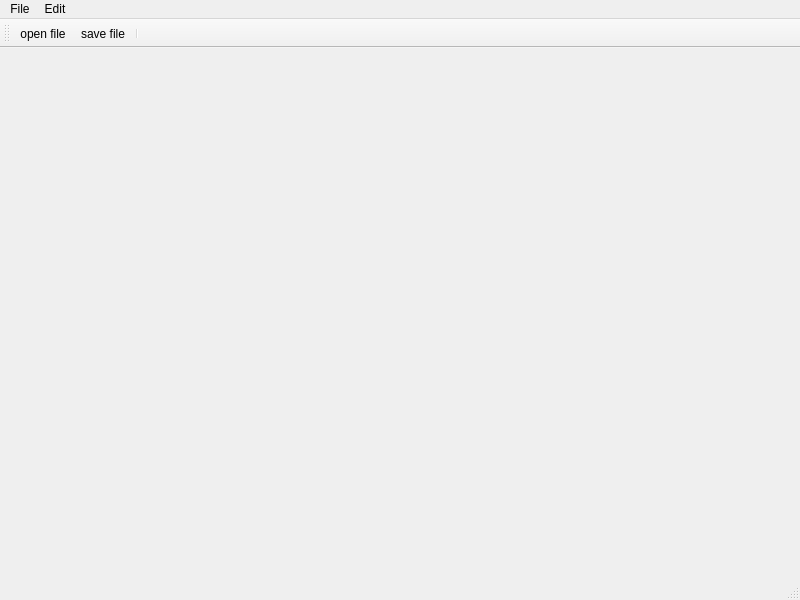
<?xml version="1.0" encoding="UTF-8"?>
<ui version="4.0">
 <class>MainWindow</class>
 <widget class="QMainWindow" name="MainWindow">
  <property name="geometry">
   <rect>
    <x>0</x>
    <y>0</y>
    <width>800</width>
    <height>600</height>
   </rect>
  </property>
  <property name="windowTitle">
   <string>MainWindow</string>
  </property>
  <widget class="ChessView" name="centralwidget"/>
  <widget class="QMenuBar" name="menubar">
   <property name="geometry">
    <rect>
     <x>0</x>
     <y>0</y>
     <width>800</width>
     <height>22</height>
    </rect>
   </property>
   <widget class="QMenu" name="menuFile">
    <property name="title">
     <string>File</string>
    </property>
    <addaction name="actionLoad_Chessboard"/>
    <addaction name="actionSave_Chessboard"/>
   </widget>
   <widget class="QMenu" name="menuEdit">
    <property name="title">
     <string>Edit</string>
    </property>
    <addaction name="actionEdit_Chess_Dialog"/>
   </widget>
   <addaction name="menuFile"/>
   <addaction name="menuEdit"/>
  </widget>
  <widget class="QStatusBar" name="statusbar"/>
  <widget class="QToolBar" name="toolBar">
   <property name="windowTitle">
    <string>toolBar</string>
   </property>
   <attribute name="toolBarArea">
    <enum>TopToolBarArea</enum>
   </attribute>
   <attribute name="toolBarBreak">
    <bool>false</bool>
   </attribute>
   <addaction name="actionopen_file"/>
   <addaction name="actionsave_file"/>
   <addaction name="separator"/>
  </widget>
  <action name="actionLoad_Chessboard">
   <property name="text">
    <string>Load Chessboard</string>
   </property>
  </action>
  <action name="actionSave_Chessboard">
   <property name="text">
    <string>Save Chessboard</string>
   </property>
  </action>
  <action name="actionEdit_Chess_Dialog">
   <property name="text">
    <string>Edit Chess Dialog</string>
   </property>
  </action>
  <action name="actionsave_file">
   <property name="icon">
    <iconset resource="resources.qrc">
     <normaloff>:/resources/save.png</normaloff>:/resources/save.png</iconset>
   </property>
   <property name="text">
    <string>save file</string>
   </property>
  </action>
  <action name="actionopen_file">
   <property name="icon">
    <iconset resource="resources.qrc">
     <normaloff>:/resources/open.png</normaloff>:/resources/open.png</iconset>
   </property>
   <property name="text">
    <string>open file </string>
   </property>
  </action>
 </widget>
 <customwidgets>
  <customwidget>
   <class>ChessView</class>
   <extends>QWidget</extends>
   <header>chessview.h</header>
   <container>1</container>
  </customwidget>
 </customwidgets>
 <resources>
  <include location="resources.qrc"/>
 </resources>
 <connections/>
</ui>
